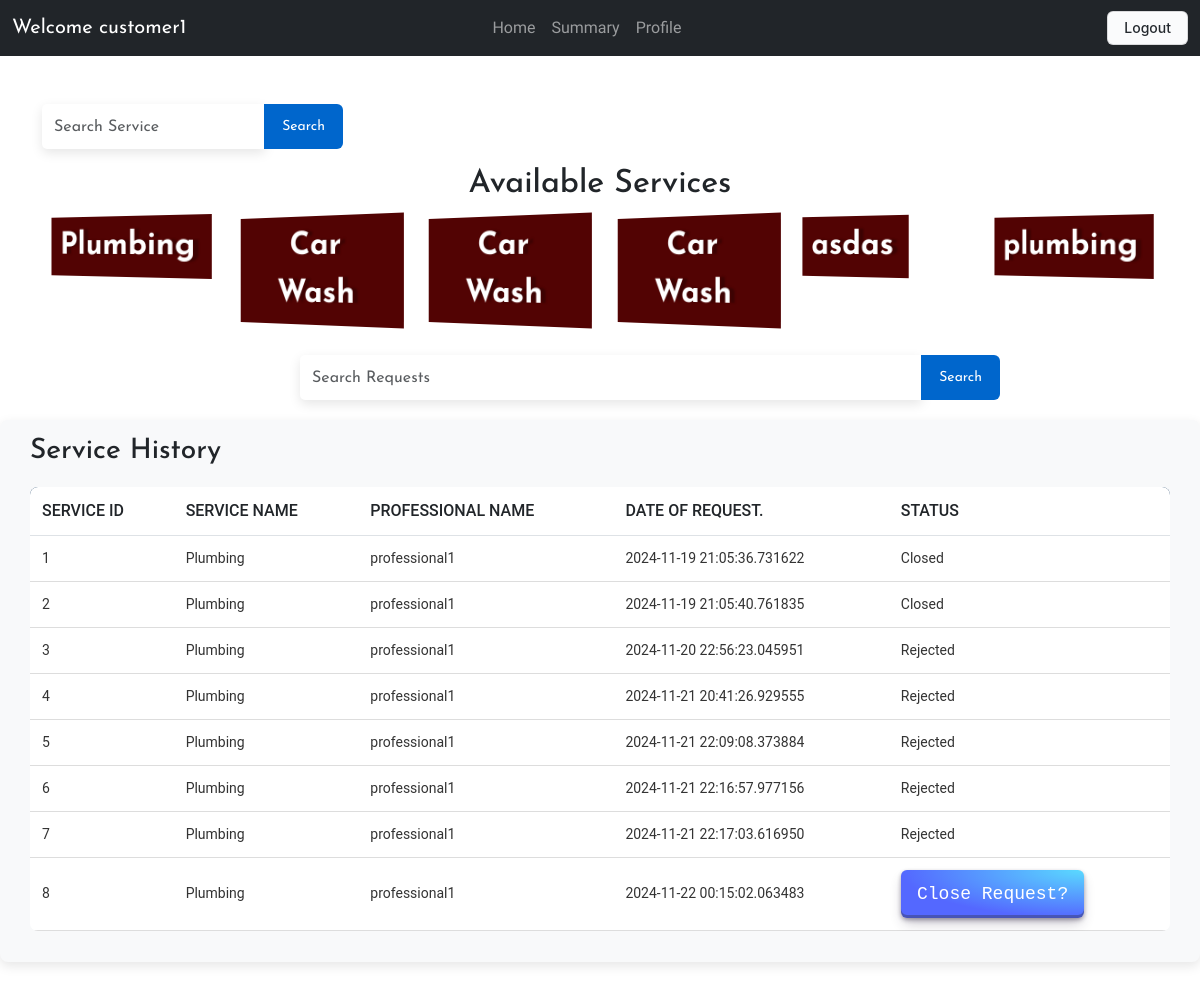
/user/2 (signed in), run on an earlier commit of the app's database.
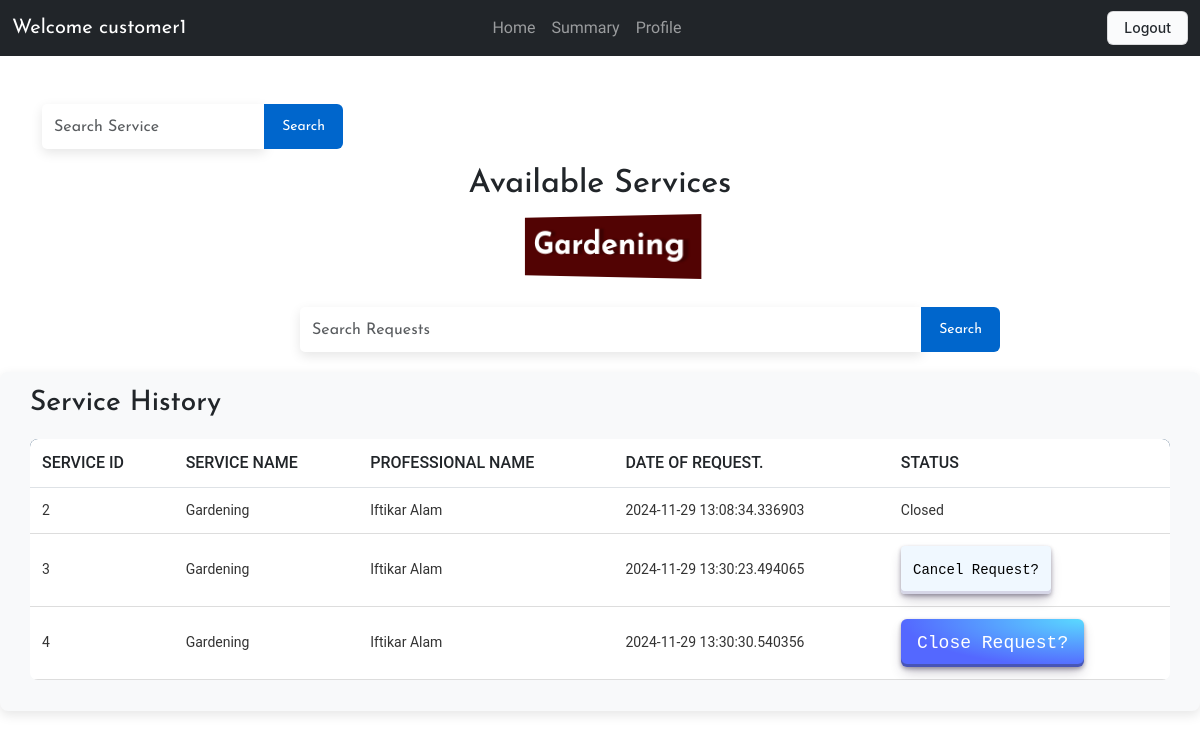
And on a later commit of the database.
### application/models.py (models this page shows)
class ServiceRequest(db.Model):
    id = db.Column(db.Integer, primary_key=True)
    customer_name = db.Column(db.String(150))
    professional_name = db.Column(db.String(150))
    service_name = db.Column(db.String(150))
    service_id = db.Column(db.Integer, db.ForeignKey('service.id'), nullable=False)
    customer_id = db.Column(db.Integer, db.ForeignKey('user.id'), nullable=False)
    professional_id = db.Column(db.Integer, db.ForeignKey('professional.id'))
    date_of_request = db.Column(db.DateTime)
    date_of_completion = db.Column(db.DateTime)
    status = db.Column(db.String(25), default="requested")
    remarks = db.Column(db.String(250))

### application/controllers.py (the view)
@app.route('/user/<int:id>', methods=['GET','POST'])
@roles_required("customer")
def customer(id):
   user=Customer.query.filter_by(user_id=id).first()
   services=Service.query.all()
   service_request=ServiceRequest.query.filter_by(customer_id=id)
   return render_template('customer_dashboard.html',user=user, services=services, service_request=service_request)

### templates/customer_dashboard.html (shortened to what the changed rows need)
<!DOCTYPE html>
<html lang="en">
<head>
    <link href="https://cdn.jsdelivr.net/npm/bootstrap@5.3.0-alpha1/dist/css/bootstrap.min.css" rel="stylesheet">
    <link rel="stylesheet" href="/static/customer_dash.css">
</head>
<body>
    <div class="container mt-5">
        <h2 style="padding-bottom: 5px;display: flex ; justify-content: center;">Available Services</h2>
    </div>
    <div class="tableMain" style="padding-left: 30px; padding-right: 30px;">
        <table class="table">
            <thead>
                <tr>
                    <th>Service ID</th>
                    <th>Service Name</th>
                    <th>Professional Name</th>
                    <th>Date of Request.</th>
                    <th>Status</th>
                </tr>
            </thead>
            <tbody>
                {% for service in service_request %}
                <tr>
                    <td>{{ service.id }}</td>
                    <td>{{ service.service_name }}</td>
                    <td>{{ service.professional_name }}</td>
                    <td>{{ service.date_of_request }}</td>
                    <td>
                        {% if service.status == 'closed' %}
                        Closed
                        {% elif service.status == 'rejected' %}
                        Rejected
                        {% elif service.status == 'requested' %}
                        <a href="/close_service/{{ service.id }}"><button class="button-30" style="color: black; background-color: aliceblue;">Cancel Request?</button></a>
                        {% else %}
                        <a href="/service_remarks/{{ service.id }}"><button class="button-29">Close Request?</button></a>
                        {% endif %}
                    </td>
                </tr>
                {% endfor %}
            </tbody>
        </table>
    </div>
</body>
</html>

What changed in the data, as far as the page shows it:
no longer on this page (row edited): ServiceRequest: id "1", service_name "Plumbing", professional_name "professional1", date_of_request "2024-11-19 21:05:36.731622", status "Closed"
removed ServiceRequest: id "5", service_name "Plumbing", professional_name "professional1", date_of_request "2024-11-21 22:09:08.373884", status "Rejected"
removed ServiceRequest: id "6", service_name "Plumbing", professional_name "professional1", date_of_request "2024-11-21 22:16:57.977156", status "Rejected"
removed ServiceRequest: id "7", service_name "Plumbing", professional_name "professional1", date_of_request "2024-11-21 22:17:03.616950", status "Rejected"
removed ServiceRequest: id "8", service_name "Plumbing", professional_name "professional1", date_of_request "2024-11-22 00:15:02.063483"
changed ServiceRequest id 2: service_name "Plumbing" → "Gardening"; professional_name "professional1" → "Iftikar Alam"; date_of_request "2024-11-19 21:05:40.761835" → "2024-11-29 13:08:34.336903"
changed ServiceRequest id 3: service_name "Plumbing" → "Gardening"; professional_name "professional1" → "Iftikar Alam"; date_of_request "2024-11-20 22:56:23.045951" → "2024-11-29 13:30:23.494065"; status "Rejected" → "Cancel Request?"
changed ServiceRequest id 4: service_name "Plumbing" → "Gardening"; professional_name "professional1" → "Iftikar Alam"; date_of_request "2024-11-21 20:41:26.929555" → "2024-11-29 13:30:30.540356"; status "Rejected" → "Close Request?"
